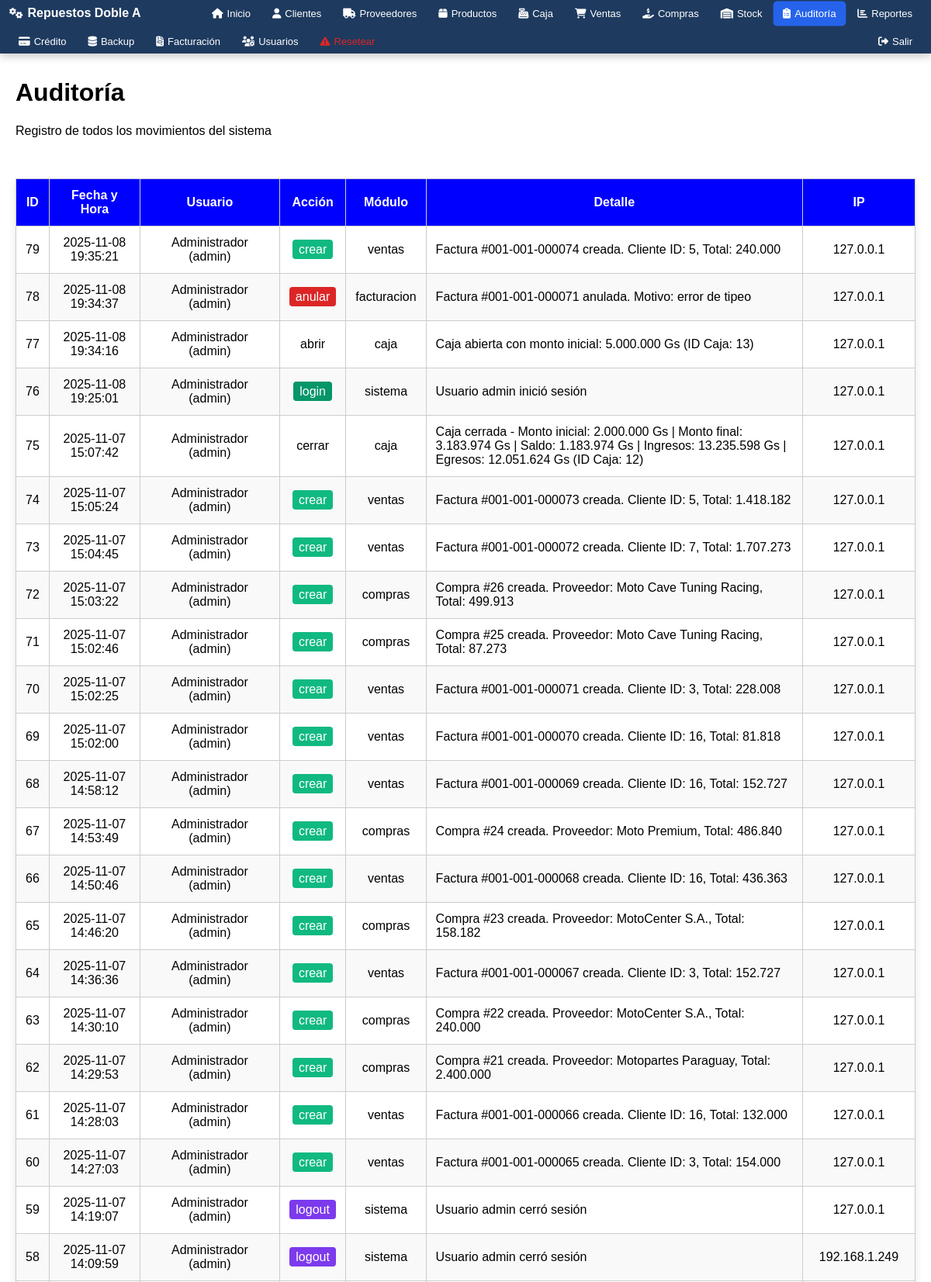
/modulos/auditoria/auditoria.php (signed in, upper part), run on the app's committed database.
### tables this page shows
CREATE TABLE `auditoria` (
  `id` int(11) NOT NULL AUTO_INCREMENT,
  `usuario_id` int(11) DEFAULT '0',
  `nombre_usuario` varchar(150) NOT NULL,
  `accion` varchar(50) NOT NULL,
  `modulo` varchar(50) NOT NULL,
  `detalle` text,
  `fecha_hora` datetime NOT NULL,
  `ip_address` varchar(45) DEFAULT NULL,
  PRIMARY KEY (`id`),
  KEY `idx_fecha` (`fecha_hora`),
  KEY `idx_modulo` (`modulo`),
  KEY `idx_accion` (`accion`)
);

### modulos/auditoria/auditoria.php (the view, shortened to what this page needs)
<?php
$base_path = $_SERVER['DOCUMENT_ROOT'] . '/repuestos/';
include $base_path . 'includes/auth.php';
include $base_path . 'includes/header.php';
$stmt = $pdo->query("SELECT * FROM auditoria ORDER BY fecha_hora DESC LIMIT 500");
$registros = $stmt->fetchAll();
?>
<div class="container tabla-responsive">
    <h1>Auditoría</h1>
    <p>Registro de todos los movimientos del sistema</p>
    <br><br>
    <table class="crud-table">
        <thead>
            <tr>
                <th>ID</th>
                <th>Fecha y Hora</th>
                <th>Usuario</th>
                <th>Acción</th>
                <th>Módulo</th>
                <th>Detalle</th>
                <th>IP</th>
            </tr>
        </thead>
        <tbody>
        <?php
        if ($registros && count($registros) > 0) {
            foreach ($registros as $registro) {
                echo '<tr>';
                echo '<td>'.htmlspecialchars($registro['id']).'</td>';
                echo '<td>'.htmlspecialchars($registro['fecha_hora']).'</td>';
                echo '<td>'.htmlspecialchars($registro['nombre_usuario']).'</td>';
                $accion_class = '';
                $accion_text = htmlspecialchars($registro['accion']);
                switch(strtolower($registro['accion'])) {
                    case 'crear':
                        $accion_class = 'style="background: #10b981; color: white; padding: 4px 8px; border-radius: 4px;"';
                        break;
                    case 'eliminar':
                    case 'anular':
                        $accion_class = 'style="background: #dc2626; color: white; padding: 4px 8px; border-radius: 4px;"';
                        break;
                    case 'login':
                        $accion_class = 'style="background: #059669; color: white; padding: 4px 8px; border-radius: 4px;"';
                        break;
                    case 'logout':
                        $accion_class = 'style="background: #7c3aed; color: white; padding: 4px 8px; border-radius: 4px;"';
                        break;
                }
                echo '<td><span '.$accion_class.'>'.$accion_text.'</span></td>';
                echo '<td>'.htmlspecialchars($registro['modulo']).'</td>';
                echo '<td style="text-align: left;">'.htmlspecialchars($registro['detalle']).'</td>';
                echo '<td>'.htmlspecialchars($registro['ip_address']).'</td>';
                echo '</tr>';
            }
        } else {
            echo '<tr><td colspan="7">No hay registros de auditoría aún.</td></tr>';
        }
        ?>
        </tbody>
    </table>
</div>
<?php include $base_path . 'includes/footer.php'; ?>

### style.css (style rules this page uses)
.container { padding: 20px; margin-top: 60px; max-width: 100%; margin-left: auto; margin-right: auto; background: #fff; border-radius: 8px; box-shadow: 0 4px 10px rgba(0,0,0,0.1); }
table.crud-table { width:100%; border-collapse:collapse; table-layout: auto; }
table.crud-table th, table.crud-table td { border:1px solid #ccc; padding:12px; text-align:center; word-wrap: break-word; overflow: hidden; text-overflow: ellipsis; }
table.crud-table th:last-child, table.crud-table td:last-child { width: 120px; min-width: 120px; max-width: 120px; }
table.crud-table th { background: blue; color: white; }
table.crud-table tr:nth-child(even) { background:#f9f9f9; }
table { width: 100%; border-collapse: collapse; background: white; box-shadow: 0 4px 10px rgba(0,0,0,0.1); }
table th, table td { border: 1px solid #ccc; padding: 8px; text-align: center; }
table th { background: #2563eb; color: white; }
.tabla-responsive { overflow-x: auto; }

### data on the page
auditoria: id "79", fecha_hora "2025-11-08 19:35:21", nombre_usuario "Administrador (admin)", accion "crear", modulo "ventas", detalle "Factura #001-001-000074 creada. Cliente ID: 5, Total: 240.000", ip_address "127.0.0.1"
auditoria: id "78", fecha_hora "2025-11-08 19:34:37", nombre_usuario "Administrador (admin)", accion "anular", modulo "facturacion", detalle "Factura #001-001-000071 anulada. Motivo: error de tipeo", ip_address "127.0.0.1"
auditoria: id "77", fecha_hora "2025-11-08 19:34:16", nombre_usuario "Administrador (admin)", accion "abrir", modulo "caja", detalle "Caja abierta con monto inicial: 5.000.000 Gs (ID Caja: 13)", ip_address "127.0.0.1"
auditoria: id "76", fecha_hora "2025-11-08 19:25:01", nombre_usuario "Administrador (admin)", accion "login", modulo "sistema", detalle "Usuario admin inició sesión", ip_address "127.0.0.1"
auditoria: id "75", fecha_hora "2025-11-07 15:07:42", nombre_usuario "Administrador (admin)", accion "cerrar", modulo "caja", detalle "Caja cerrada - Monto inicial: 2.000.000 Gs | Monto final: 3.183.974 Gs | Saldo: 1.183.974 Gs | Ingresos: 13.235.598 Gs | Egresos: 12.051.624 Gs (ID Caja: 12)", ip_address "127.0.0.1"
auditoria: id "74", fecha_hora "2025-11-07 15:05:24", nombre_usuario "Administrador (admin)", accion "crear", modulo "ventas", detalle "Factura #001-001-000073 creada. Cliente ID: 5, Total: 1.418.182", ip_address "127.0.0.1"
auditoria: id "73", fecha_hora "2025-11-07 15:04:45", nombre_usuario "Administrador (admin)", accion "crear", modulo "ventas", detalle "Factura #001-001-000072 creada. Cliente ID: 7, Total: 1.707.273", ip_address "127.0.0.1"
auditoria: id "72", fecha_hora "2025-11-07 15:03:22", nombre_usuario "Administrador (admin)", accion "crear", modulo "compras", detalle "Compra #26 creada. Proveedor: Moto Cave Tuning Racing, Total: 499.913", ip_address "127.0.0.1"
auditoria: id "71", fecha_hora "2025-11-07 15:02:46", nombre_usuario "Administrador (admin)", accion "crear", modulo "compras", detalle "Compra #25 creada. Proveedor: Moto Cave Tuning Racing, Total: 87.273", ip_address "127.0.0.1"
auditoria: id "70", fecha_hora "2025-11-07 15:02:25", nombre_usuario "Administrador (admin)", accion "crear", modulo "ventas", detalle "Factura #001-001-000071 creada. Cliente ID: 3, Total: 228.008", ip_address "127.0.0.1"
auditoria: id "69", fecha_hora "2025-11-07 15:02:00", nombre_usuario "Administrador (admin)", accion "crear", modulo "ventas", detalle "Factura #001-001-000070 creada. Cliente ID: 16, Total: 81.818", ip_address "127.0.0.1"
auditoria: id "68", fecha_hora "2025-11-07 14:58:12", nombre_usuario "Administrador (admin)", accion "crear", modulo "ventas", detalle "Factura #001-001-000069 creada. Cliente ID: 16, Total: 152.727", ip_address "127.0.0.1"
auditoria: id "67", fecha_hora "2025-11-07 14:53:49", nombre_usuario "Administrador (admin)", accion "crear", modulo "compras", detalle "Compra #24 creada. Proveedor: Moto Premium, Total: 486.840", ip_address "127.0.0.1"
auditoria: id "66", fecha_hora "2025-11-07 14:50:46", nombre_usuario "Administrador (admin)", accion "crear", modulo "ventas", detalle "Factura #001-001-000068 creada. Cliente ID: 16, Total: 436.363", ip_address "127.0.0.1"
auditoria: id "65", fecha_hora "2025-11-07 14:46:20", nombre_usuario "Administrador (admin)", accion "crear", modulo "compras", detalle "Compra #23 creada. Proveedor: MotoCenter S.A., Total: 158.182", ip_address "127.0.0.1"
auditoria: id "64", fecha_hora "2025-11-07 14:36:36", nombre_usuario "Administrador (admin)", accion "crear", modulo "ventas", detalle "Factura #001-001-000067 creada. Cliente ID: 3, Total: 152.727", ip_address "127.0.0.1"
auditoria: id "63", fecha_hora "2025-11-07 14:30:10", nombre_usuario "Administrador (admin)", accion "crear", modulo "compras", detalle "Compra #22 creada. Proveedor: MotoCenter S.A., Total: 240.000", ip_address "127.0.0.1"
auditoria: id "62", fecha_hora "2025-11-07 14:29:53", nombre_usuario "Administrador (admin)", accion "crear", modulo "compras", detalle "Compra #21 creada. Proveedor: Motopartes Paraguay, Total: 2.400.000", ip_address "127.0.0.1"
auditoria: id "61", fecha_hora "2025-11-07 14:28:03", nombre_usuario "Administrador (admin)", accion "crear", modulo "ventas", detalle "Factura #001-001-000066 creada. Cliente ID: 16, Total: 132.000", ip_address "127.0.0.1"
auditoria: id "60", fecha_hora "2025-11-07 14:27:03", nombre_usuario "Administrador (admin)", accion "crear", modulo "ventas", detalle "Factura #001-001-000065 creada. Cliente ID: 3, Total: 154.000", ip_address "127.0.0.1"
auditoria: id "59", fecha_hora "2025-11-07 14:19:07", nombre_usuario "Administrador (admin)", accion "logout", modulo "sistema", detalle "Usuario admin cerró sesión", ip_address "127.0.0.1"
auditoria: id "58", fecha_hora "2025-11-07 14:09:59", nombre_usuario "Administrador (admin)", accion "logout", modulo "sistema", detalle "Usuario admin cerró sesión", ip_address "192.168.1.249"
